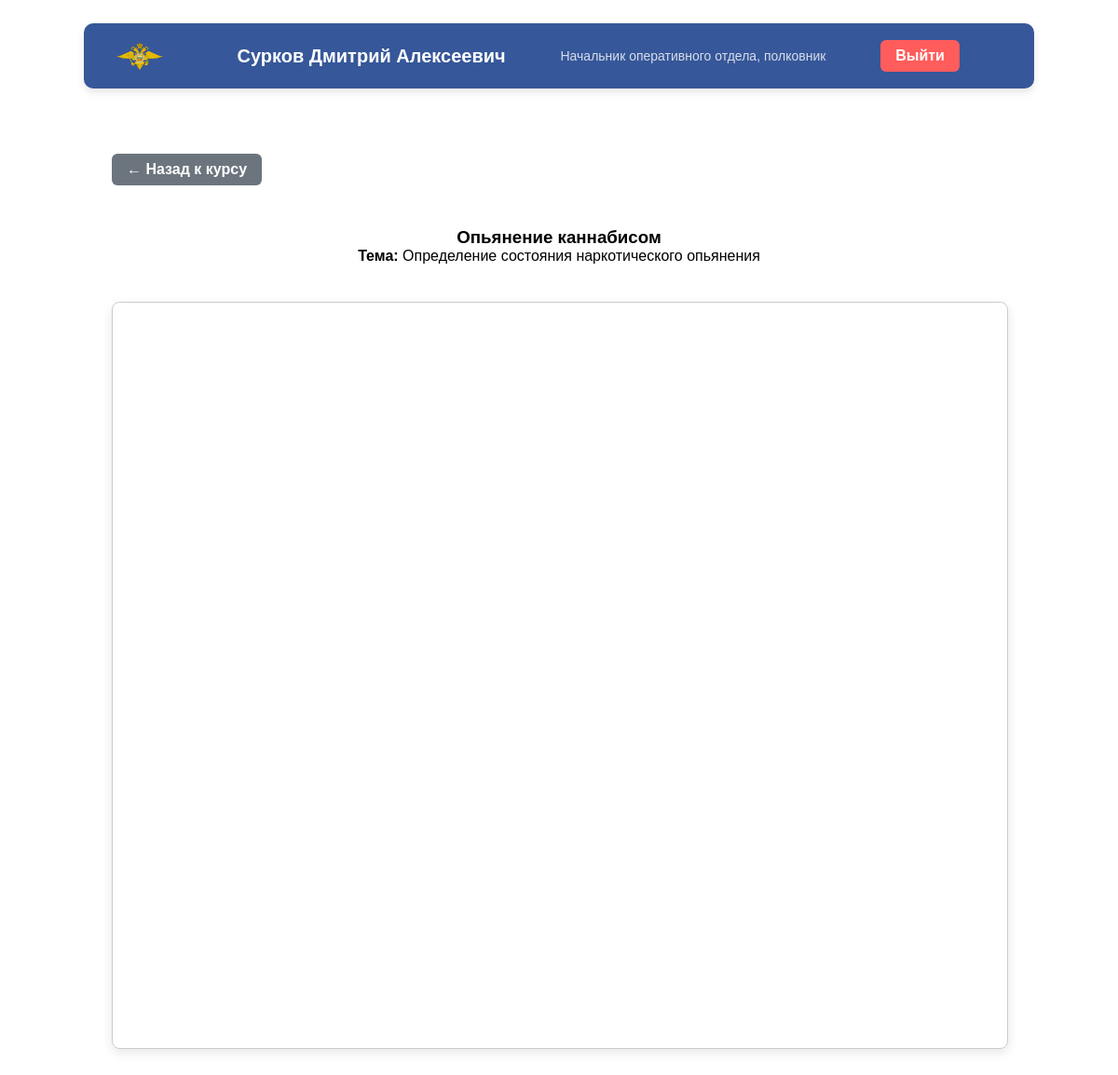
Page /student/article.php?id=1 (signed in) on the committed database.
### tables this page shows
CREATE TABLE `users` (
  `id` int(11) NOT NULL,
  `personal_number` varchar(20) NOT NULL,
  `last_name` varchar(100) DEFAULT NULL,
  `first_name` varchar(100) DEFAULT NULL,
  `middle_name` varchar(100) DEFAULT NULL,
  `birth_date` date DEFAULT NULL,
  `passport_encrypted` text,
  `position` varchar(150) DEFAULT NULL,
  `rank` varchar(100) DEFAULT NULL,
  `role` enum('student','admin') NOT NULL,
  `password_hash` varchar(255) DEFAULT NULL,
  `created_at` timestamp NULL DEFAULT CURRENT_TIMESTAMP
);

CREATE TABLE `articles` (
  `id` int(11) NOT NULL,
  `topic_id` int(11) DEFAULT NULL,
  `title` varchar(255) DEFAULT NULL,
  `content_type` enum('pdf','video','text') DEFAULT NULL,
  `file_path` varchar(255) DEFAULT NULL,
  `order_index` int(11) DEFAULT NULL
);

CREATE TABLE `topics` (
  `id` int(11) NOT NULL,
  `course_id` int(11) DEFAULT NULL,
  `title` varchar(255) DEFAULT NULL,
  `description` text,
  `order_index` int(11) DEFAULT NULL
);

### student/article.php (the view, shortened to what this page needs)
<?php
require '../config.php';
$userId = $_SESSION['user_id'];
$userStmt = $conn->prepare("
    SELECT last_name, first_name, middle_name, position, rank
    FROM users
    WHERE id = ?
");
$userStmt->bind_param('i', $userId);
$userStmt->execute();
$user = $userStmt->get_result()->fetch_assoc();
$articleId = isset($_GET['id']) ? intval($_GET['id']) : 0;
$articleStmt = $conn->prepare("
    SELECT a.title AS article_title, a.content_type, a.file_path, t.id AS topic_id, t.title AS topic_title, c.id AS course_id
    FROM articles a
    JOIN topics t ON a.topic_id = t.id
    JOIN courses c ON t.course_id = c.id
    WHERE a.id = ?
");
$articleStmt->bind_param('i', $articleId);
$articleStmt->execute();
$article = $articleStmt->get_result()->fetch_assoc();
?>
<!DOCTYPE html>
<html lang="ru">
<head>
    <link rel="stylesheet" href="../style.css">
</head>
<body>
<header class="student_header">
    <img src="../img/auth_img.png" alt="">
    <h2><?= htmlspecialchars($user['last_name']) ?> <?= htmlspecialchars($user['first_name']) ?> <?= htmlspecialchars($user['middle_name']) ?></h2>
    <p><?= htmlspecialchars($user['position']) ?>, <?= htmlspecialchars($user['rank']) ?></p>
    <a href="../logout.php">Выйти</a>
</header>
<div class="student_content">
    <div style="margin: 20px 0;">
        <a href="course.php?id=<?= $article['course_id'] ?>" class="back_btn">← Назад к курсу</a>
    </div>
    <h3><?= htmlspecialchars($article['article_title']) ?></h3>
    <p><strong>Тема:</strong> <?= htmlspecialchars($article['topic_title']) ?></p>
<div class="article_content" style="margin-top: 20px;">
    <?php if ($article['content_type'] === 'pdf'): ?>
        <iframe class="student_iframe" src="../<?= htmlspecialchars($article['file_path']) ?>"></iframe>
<?php endif; ?>
</div>
</div>
</body>
</html>

### style.css (style rules this page uses)
html { scroll-behavior: smooth; }
* { margin: 0 auto; padding: 0 auto; }
body { margin: 0; font-family: "Play", sans-serif; width: 100%; }
.student_header { background-color: #365799; display: flex; justify-content: space-between; align-items: center; padding: 0 30px; width: 80%; max-width: 1200px; height: 70px; margin: 25px auto 0 auto; border-radius: 10px; color: #fff; box-shadow: 0 4px 8px rgba(0, 0, 0, 0.1); }
.student_header img { width: 50px; margin-left: 5px; }
.student_header h2 { font-size: 20px; margin-left: 50px; }
.student_header p { font-size: 14px; opacity: 0.8; }
.student_header a { background-color: #ff5c5c; color: #fff; padding: 8px 16px; border-radius: 6px; font-weight: bold; text-decoration: none; margin-right: 50px; }
.student_content { margin-top: 50px; display: flex; flex-direction: column; width: 80%; }
.student_content h3 { margin-top: 25px; }
.back_btn { display: inline-block; background-color: #6c757d; color: #fff; padding: 8px 16px; border-radius: 6px; text-decoration: none; font-weight: bold; transition: 0.3s; }
.article_content { width: 100%; }
.article_content iframe, .article_content video { border: 1px solid #ccc; border-radius: 8px; box-shadow: 0 4px 12px rgba(0, 0, 0, 0.1); }
.student_iframe { width: 100%; height: 800px; margin-top: 20px; margin-bottom: 50px; }

### rows in the picture
users: last_name "Сурков", first_name "Дмитрий", middle_name "Алексеевич", position "Начальник оперативного отдела", rank "полковник"
articles: title "Опьянение каннабисом", topic.title "Определение состояния наркотического опьянения"
